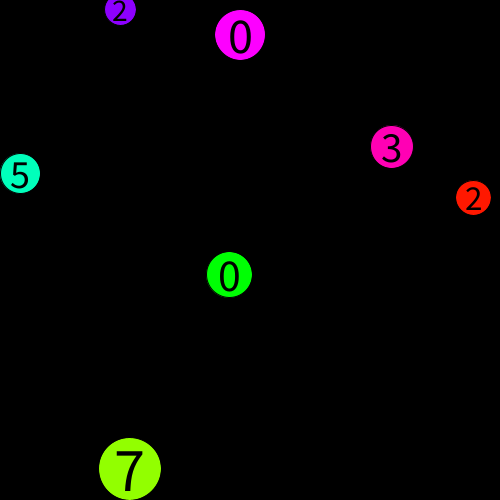
Frame 1 (no input)
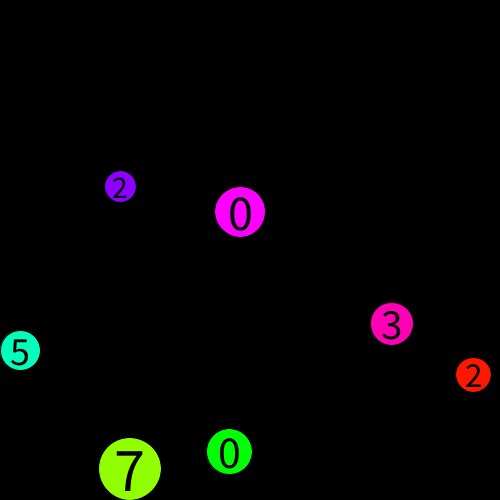
Frame 60 (the mouse pressed at the canvas centre just before this capture)
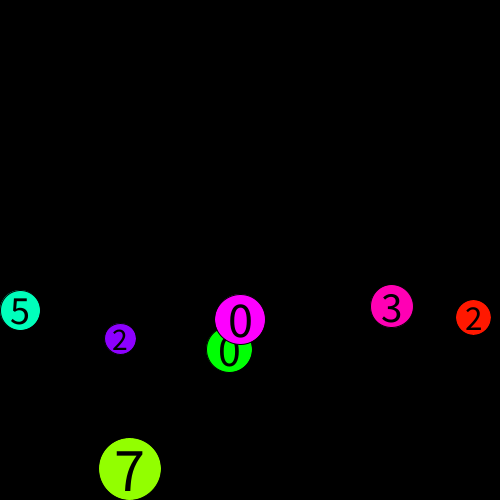
Frame 120 (the mouse held since frame 60 and released just before this capture)

The Processing sketch that drew these frames (run headless with seeded random() and noise(); from frame 60 on, the mouse is pressed at the canvas centre):

// Processing sketch: processing_157305
// ── processing_157305.pde

int nBalls = 7;
//Letter
Ball[] balls;
float gravity = 0.1; 

void setup() {  // this is run once.   
    size(500, 500);
    colorMode(HSB);
    balls = new Ball[nBalls];
    for(int i = 0; i < nBalls; i++){
        balls[i] = new Ball ();
//        posX[i] = random(width);    
//        letterSize[i] = random(30, 80);
//        posY[i] = random(height);
//        speedY[i] = 0;
//        speedX[i] = 0;        
//        hue[i] = random(255);
//        myNumber[i] = int(random(0, 9));
    }
} 

void draw() {  // this is run repeatedly.  
    background(0);
    
    for(int i = 0; i < nBalls; i++){
        balls[i].checkBoundaries();
        balls[i].applyPhysics();
        balls[i].checkMousePosition();
//        checkBoundaries(i);
//        applyPhysics(i);    
//        checkMousePosition(i);    
    }
}




class Ball {

  float letterSize;
  float posX;
  float posY;
  float speedY;
  float speedX;
  float hue;
  int myNumber;
  boolean isMoving;
  
  Ball () {
    letterSize = random(30, 80);
    posX = random(width);
    posY = random(height);
    speedY = 0;
    speedX = 0;        
    hue = random(255);
    myNumber = int(random(0, 9));
  }

  void checkBoundaries(){
      //Boundaries
      //GROUND
      if(posY + letterSize/2 >= height){    //touching the ground
          //Set the position to the ground so the object doesn't get stuck
          posY = height - letterSize/2;
          if (speedY > 1) {
              speedY = -speedY * 0.8;    
          } else {
              speedY = 0;
          }
      }
      //SIDES
      //right side
      if(posX + letterSize/2 >= width){
          //Set the position to the right side so the object doesn't get stuck
          posX = width - letterSize/2;       
          speedX = -speedX * 0.8;
      //left side
      }else if(posX - letterSize/2 <= 0){
          //Set the position to the right side so the object doesn't get stuck
          posX = letterSize/2;       
          speedX = -speedX * 0.8;
      }    
      
      for(Ball otherBall : balls){
        float distance = dist(posX, posY, otherBall.posX, otherBall.posY);
        if(distance < (letterSize + otherBall.letterSize)/2 &&
           distance > 0){
//           PVector escape = new PVector(posX - otherBall.posX, posY - otherBall.posY);
//           escape.normalize();
//           posX += escape.x;
//           posY += escape.y;
           speedX = -speedX;
           otherBall.speedX = -(otherBall.speedX);
        }
     }
  }
  
  void applyPhysics(){
      //Acceleration (gravity)
      if(isMoving == true){
          speedY = speedY + gravity;
      }
          
      //Move!
      posX = posX + speedX;    
      posY = posY + speedY;
  }
  
  void checkMousePosition(){
      //Check mouse position
      float saturation = 255;
      float myDistance = dist(mouseX, mouseY, posX, posY);
      if(myDistance < letterSize/2){
          saturation = 150;
          
          speedX = mouseX - pmouseX;            
      }
      isMoving = true;
      //NEW STUFF!!!
      //I'm calling drawCircle from inside checkMousePosition because saturation is a LOCAL variable — that is, it only exists here inside this function
      drawCircle(saturation);
  }
  
  void drawCircle(float _saturation){
      //Draw
      fill(hue, _saturation, 255);
      ellipse(posX, posY, letterSize, letterSize);
      fill(0);
      textSize(letterSize);
      textAlign(CENTER, CENTER);
      text(myNumber, posX, posY);    
  }

}
